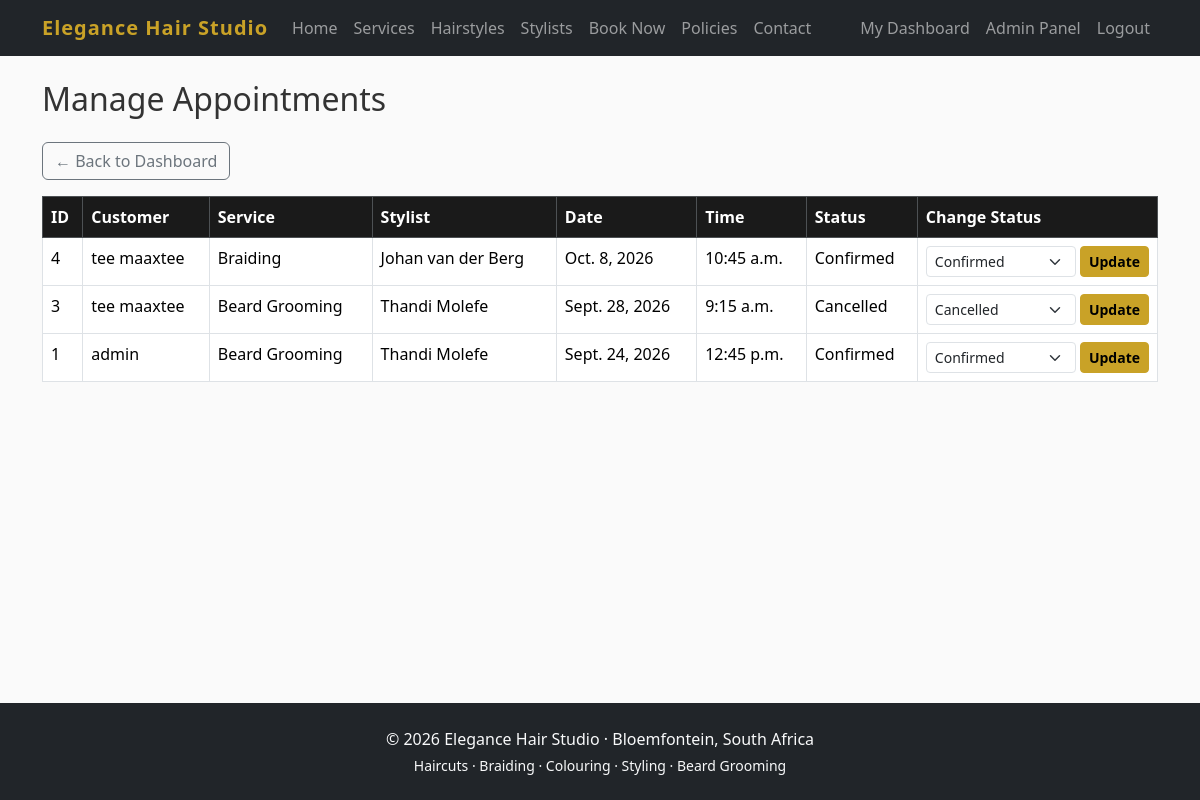
Page /dashboard/admin/appointments/ (signed in) on the earlier database version.
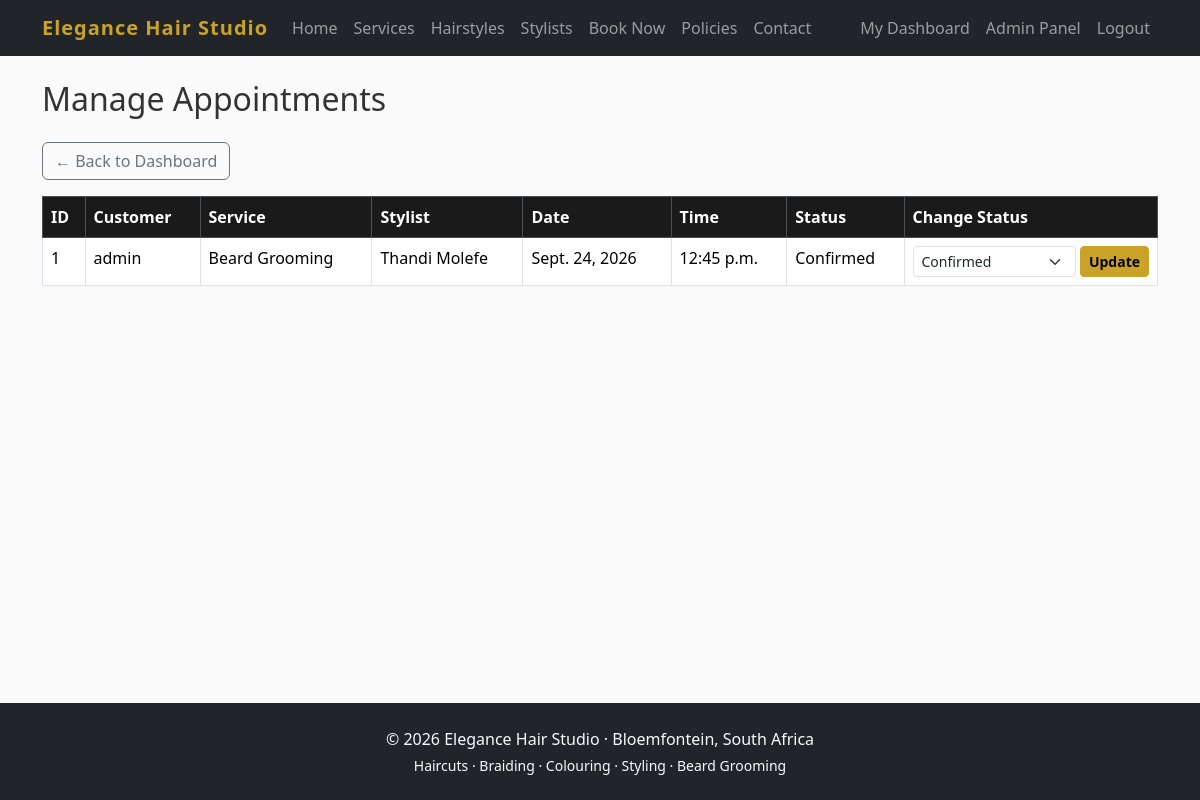
Same page on the later database version.
### bookings/models.py (models this page shows, shortened)
class Appointment(models.Model):
    STATUS_CHOICES = [
        ('pending', 'Pending'),
        ('confirmed', 'Confirmed'),
        ('cancelled', 'Cancelled'),
        ('completed', 'Completed'),
    ]
    customer = models.ForeignKey(settings.AUTH_USER_MODEL, on_delete=models.CASCADE, related_name='appointments')
    service = models.ForeignKey(Service, on_delete=models.PROTECT)
    stylist = models.ForeignKey(Stylist, on_delete=models.PROTECT)
    date = models.DateField()
    start_time = models.TimeField()
    end_time = models.TimeField()
    special_requests = models.TextField(blank=True)
    status = models.CharField(max_length=20, choices=STATUS_CHOICES, default='pending')
    created_at = models.DateTimeField(auto_now_add=True)
    updated_at = models.DateTimeField(auto_now=True)
    class Meta:
        ordering = ['-date', '-start_time']
        indexes = [models.Index(fields=['stylist', 'date', 'start_time'])]

### accounts/models.py (models this page shows, shortened)
class Customer(AbstractUser):
    phone = models.CharField(max_length=20, blank=True)
    address = models.TextField(blank=True)

### services/models.py (models this page shows, shortened)
class Service(models.Model):
    name = models.CharField(max_length=100)
    description = models.TextField(blank=True)
    price = models.DecimalField(max_digits=8, decimal_places=2)
    duration_minutes = models.PositiveIntegerField(help_text="Duration in minutes")
    is_active = models.BooleanField(default=True)
    created_at = models.DateTimeField(auto_now_add=True)
    class Meta:
        ordering = ['name']

### stylists/models.py (models this page shows, shortened)
class Stylist(models.Model):
    ROLE_CHOICES = [
        ('senior', 'Senior Stylist'),
        ('colour', 'Colour Specialist'),
        ('junior', 'Junior Stylist'),
        ('barber', 'Barber / Beard Specialist'),
    ]
    name = models.CharField(max_length=100)
    role = models.CharField(max_length=20, choices=ROLE_CHOICES, default='senior')
    bio = models.TextField(blank=True)
    is_active = models.BooleanField(default=True)
    photo = models.ImageField(upload_to='stylists/', blank=True, null=True)

### dashboard/views.py (the view)
# urls.py: path('admin/appointments/', views.manage_appointments, name='manage_appointments'),
@login_required
@user_passes_test(is_staff)
def manage_appointments(request):
    appointments = Appointment.objects.select_related('customer', 'service', 'stylist').all()
    return render(request, 'dashboard/manage_appointments.html', {'appointments': appointments})

### dashboard/views.py (called while the page is built)
def is_staff(user):
    return user.is_staff

### templates/dashboard/manage_appointments.html (shortened to what this page needs)
{% extends 'base.html' %}
{% block content %}
<h2 class="mb-4">Manage Appointments</h2>
<a href="{% url 'dashboard:admin' %}" class="btn btn-outline-secondary mb-3">← Back to Dashboard</a>
<div class="table-responsive">
    <table class="table table-bordered table-hover">
        <thead class="table-dark">
            <tr>
                <th>ID</th>
                <th>Customer</th>
                <th>Service</th>
                <th>Stylist</th>
                <th>Date</th>
                <th>Time</th>
                <th>Status</th>
                <th>Change Status</th>
            </tr>
        </thead>
        <tbody>
            {% for appt in appointments %}
            <tr>
                <td>{{ appt.id }}</td>
                <td>{{ appt.customer.get_full_name|default:appt.customer.username }}</td>
                <td>{{ appt.service.name }}</td>
                <td>{{ appt.stylist.name }}</td>
                <td>{{ appt.date }}</td>
                <td>{{ appt.start_time }}</td>
                <td>{{ appt.get_status_display }}</td>
                <td>
                    <form method="post" action="{% url 'dashboard:update_status' appt.pk %}" class="d-flex gap-1">
                        <select name="status" class="form-select form-select-sm">
                            {% for value, label in appt.STATUS_CHOICES %}
                                <option value="{{ value }}" {% if appt.status == value %}selected{% endif %}>{{ label }}</option>
                            {% endfor %}
                        </select>
                        <button type="submit" class="btn btn-sm btn-warning">Update</button>
                    </form>
                </td>
            </tr>
            {% empty %}
            <tr><td colspan="8" class="text-center">No appointments found.</td></tr>
            {% endfor %}
        </tbody>
    </table>
</div>
{% endblock %}

### templates/base.html (shortened to what this page needs)
{% load static %}
<!DOCTYPE html>
<html lang="en">
<head>
    <link href="https://cdn.jsdelivr.net/npm/bootstrap@5.3.3/dist/css/bootstrap.min.css" rel="stylesheet">
    <link href="{% static 'css/style.css' %}" rel="stylesheet">
</head>
<body class="d-flex flex-column min-vh-100">
    <nav class="navbar navbar-expand-lg navbar-dark bg-dark sticky-top">
        <div class="container">
            <a class="navbar-brand fw-bold" href="{% url 'home' %}">Elegance Hair Studio</a>
            <div class="collapse navbar-collapse" id="nav">
                <ul class="navbar-nav me-auto">
                    <li class="nav-item"><a class="nav-link" href="{% url 'home' %}">Home</a></li>
                    <li class="nav-item"><a class="nav-link" href="{% url 'services:list' %}">Services</a></li>
                    <li class="nav-item"><a class="nav-link" href="{% url 'hairstyles:list' %}">Hairstyles</a></li>
                    <li class="nav-item"><a class="nav-link" href="{% url 'stylists:list' %}">Stylists</a></li>
                    <li class="nav-item"><a class="nav-link" href="{% url 'bookings:book' %}">Book Now</a></li>
                    <li class="nav-item"><a class="nav-link" href="{% url 'policies' %}">Policies</a></li>
                    <li class="nav-item"><a class="nav-link" href="{% url 'contact' %}">Contact</a></li>
                </ul>
                <ul class="navbar-nav">
                    {% if user.is_authenticated %}
                        <li class="nav-item"><a class="nav-link" href="{% url 'dashboard:customer' %}">My Dashboard</a></li>
                        {% if user.is_staff %}
                            <li class="nav-item"><a class="nav-link" href="{% url 'dashboard:admin' %}">Admin Panel</a></li>
                        {% endif %}
                        <li class="nav-item"><a class="nav-link" href="{% url 'accounts:logout' %}">Logout</a></li>
                    {% else %}
                        <li class="nav-item"><a class="nav-link" href="{% url 'accounts:login' %}">Login</a></li>
                        <li class="nav-item"><a class="nav-link" href="{% url 'accounts:register' %}">Register</a></li>
                    {% endif %}
                </ul>
            </div>
        </div>
    </nav>
    <main class="container my-4 flex-grow-1">
        {% block content %}{% endblock %}
    </main>
    <footer class="bg-dark text-light text-center py-4">
        <div class="container">
            <p class="mb-1">© 2026 Elegance Hair Studio · Bloemfontein, South Africa</p>
            <p class="small mb-0">Haircuts · Braiding · Colouring · Styling · Beard Grooming</p>
        </div>
    </footer>
</body>
</html>

### static/css/style.css (style rules this page uses)
:root { --gold: #c9a227; --dark: #1a1a1a; --cream: #f8f1e3; }
body { font-family: 'Segoe UI', system-ui, sans-serif; background-color: #fafafa; color: #333; }
.navbar-brand { letter-spacing: 1px; color: var(--gold) !important; }
.btn-warning { background-color: var(--gold); border-color: var(--gold); color: #000; font-weight: 600; }
.table th { background-color: var(--dark); color: white; }
footer { margin-top: auto; }

Differences in the rows shown:
removed Appointment: id "4", customer.get_full_name "tee maaxtee", service.name "Braiding", stylist.name "Johan van der Berg", date "Oct. 8, 2026", start_time "10:45 a.m.", status "Confirmed"
removed Appointment: id "3", customer.get_full_name "tee maaxtee", service.name "Beard Grooming", stylist.name "Thandi Molefe", date "Sept. 28, 2026", start_time "9:15 a.m.", status "Cancelled"
